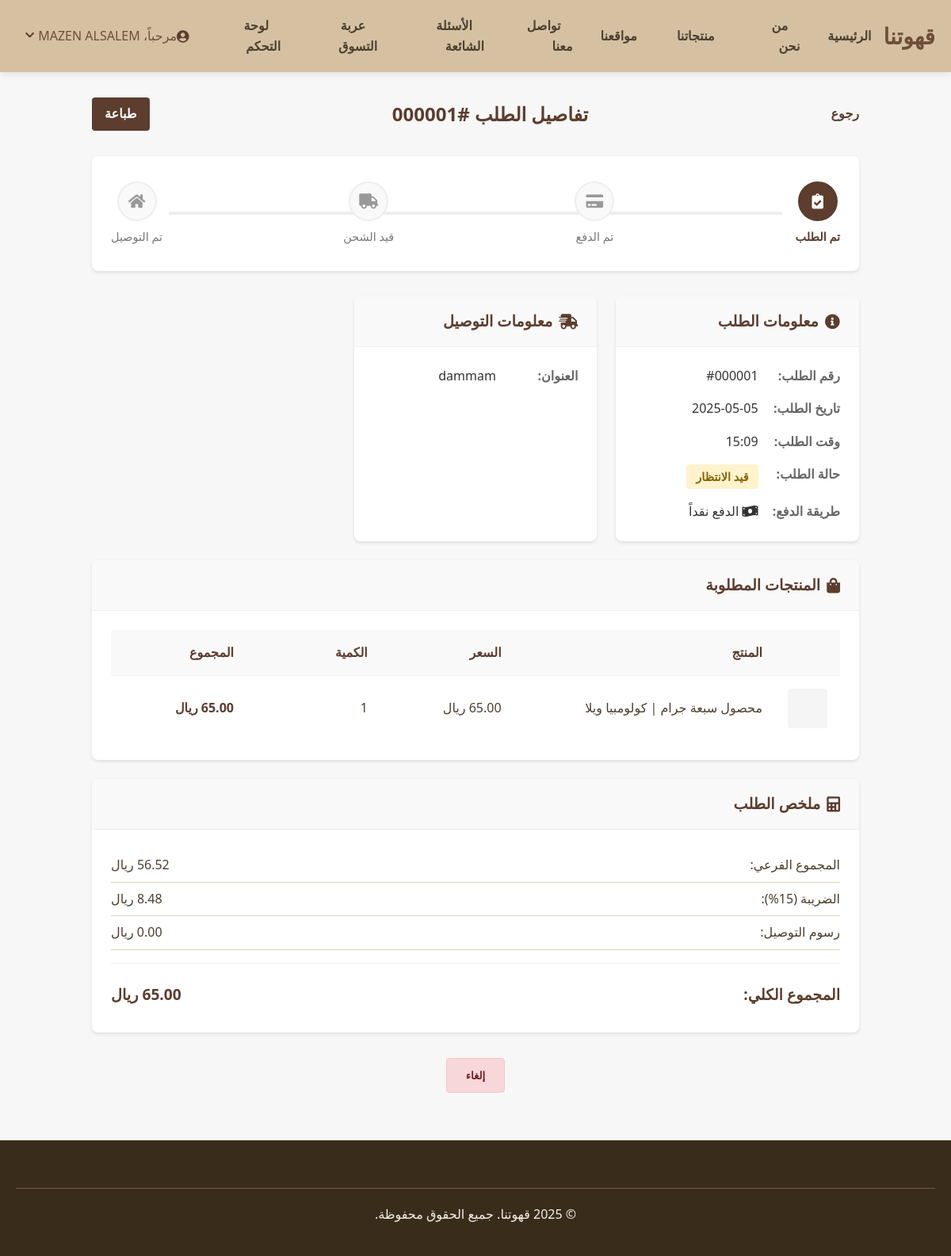
The page /order_details.php?order_id=1 (signed in) on the database its author committed.
### tables this page shows
CREATE TABLE `ordered_items` (
  `id` int NOT NULL,
  `order_id` int NOT NULL,
  `product_id` int NOT NULL,
  `quantity` int NOT NULL,
  `unit_price` decimal(10,2) NOT NULL
);

CREATE TABLE `orders` (
  `order_id` int NOT NULL,
  `user_id` int NOT NULL,
  `total_price` decimal(10,2) DEFAULT NULL,
  `shipping_address` text,
  `payment_method` varchar(50) DEFAULT NULL,
  `status` enum('pending','paid','shipped','delivered','cancelled') DEFAULT 'pending',
  `order_date` timestamp NULL DEFAULT CURRENT_TIMESTAMP
);

CREATE TABLE `products` (
  `product_id` int NOT NULL,
  `name` varchar(100) NOT NULL,
  `description` text,
  `price` decimal(10,2) NOT NULL,
  `stock` int NOT NULL,
  `image` varchar(255) DEFAULT NULL,
  `type` enum('beans','machine') NOT NULL,
  `extra_info` text
);

### db_functions.php (called while the page is built, shortened)
<?php
$db_host = 'localhost';
$db_user = 'root';
$db_password = '1234';
$db_name = 'coffee_shop';
$conn = new mysqli($db_host, $db_user, $db_password, $db_name);
$conn->set_charset("utf8mb4");
function getOrderDetails($order_id, $user_id = null) {
    global $conn;
    $order_id = $conn->real_escape_string($order_id);
    $sql = "SELECT o.*, oi.product_id, oi.quantity, oi.unit_price, p.name
            FROM orders o
            JOIN ordered_items oi ON o.order_id = oi.order_id
            JOIN products p ON oi.product_id = p.product_id
            WHERE o.order_id = '$order_id'";
    if ($user_id) {
        $user_id = $conn->real_escape_string($user_id);
        $sql .= " AND o.user_id = '$user_id'";
    }
    $result = $conn->query($sql);
    if ($result->num_rows > 0) {
        $order = null;
        $items = [];
        while ($row = $result->fetch_assoc()) {
            if (!$order) {
                $order = [
                    'order_id' => $row['order_id'],
                    'user_id' => $row['user_id'],
                    'total_price' => $row['total_price'],
                    'shipping_address' => $row['shipping_address'],
                    'payment_method' => $row['payment_method'],
                    'status' => $row['status'],
                    'order_date' => $row['order_date']
                ];
            }
            $items[] = [
                'product_id' => $row['product_id'],
                'name' => $row['name'],
                'unit_price' => $row['unit_price'],
                'quantity' => $row['quantity'],
                'subtotal' => $row['unit_price'] * $row['quantity']
            ];
        }
        return [
            'order' => $order,
            'items' => $items
        ];
    } else {
        return null;
    }
}
?>

### order_details.php (the view, shortened to what this page needs)
<?php
require_once 'header.php';
require_once 'db_functions.php';
$order_id = $_GET['order_id'];
$user_id = $_SESSION['user_id'];
$orderDetails = getOrderDetails($order_id, $user_id);
$order = $orderDetails['order'];
$items = $orderDetails['items'];
$statusLabels = [
    'pending' => 'قيد الانتظار',
    'paid' => 'تم الدفع',
    'shipped' => 'تم الشحن',
    'delivered' => 'تم التوصيل',
    'cancelled' => 'ملغي'
];
$statusTimeline = [
    'pending' => 1,
    'paid' => 2,
    'shipped' => 3,
    'delivered' => 4
];
$currentStatusStep = isset($statusTimeline[$order['status']]) ? $statusTimeline[$order['status']] : 0;
?>
<div class="order-details-container">
    <div class="page-header">
        <a href="my_orders.php" class="back-link">رجوع</a>
        <h1 class="page-title">تفاصيل الطلب #<?php echo sprintf('%06d', $order['order_id']); ?></h1>
        <div class="header-actions">
            <a href="print_bill.php?order_id=<?php echo $order['order_id']; ?>&auto_print=1" class="btn-print">طباعة</a>
        </div>
    </div>
    <?php if ($order['status'] !== 'cancelled'): ?>
    <div class="order-timeline">
        <div class="timeline-track">
        </div>
        <div class="timeline-steps">
            <div class="timeline-step <?php echo $currentStatusStep >= 1 ? 'active' : ''; ?>">
                <div class="step-icon"><i class="fas fa-clipboard-check"></i></div>
                <div class="step-label">تم الطلب</div>
            </div>
            <div class="timeline-step <?php echo $currentStatusStep >= 2 ? 'active' : ''; ?>">
                <div class="step-icon"><i class="fas fa-credit-card"></i></div>
                <div class="step-label">تم الدفع</div>
            </div>
            <div class="timeline-step <?php echo $currentStatusStep >= 3 ? 'active' : ''; ?>">
                <div class="step-icon"><i class="fas fa-truck"></i></div>
                <div class="step-label">قيد الشحن</div>
            </div>
            <div class="timeline-step <?php echo $currentStatusStep >= 4 ? 'active' : ''; ?>">
                <div class="step-icon"><i class="fas fa-home"></i></div>
                <div class="step-label">تم التوصيل</div>
            </div>
        </div>
    </div>
    <?php endif; ?>
    <div class="order-details-grid">
        <div class="order-info-card">
            <div class="card-header">
                <h2><i class="fas fa-info-circle"></i> معلومات الطلب</h2>
            </div>
            <div class="card-body">
                <div class="info-row">
                    <div class="info-label">رقم الطلب:</div>
                    <div class="info-value">#<?php echo sprintf('%06d', $order['order_id']); ?></div>
                </div>
                <div class="info-row">
                    <div class="info-label">تاريخ الطلب:</div>
                    <div class="info-value"><?php echo date('Y-m-d', strtotime($order['order_date'])); ?></div>
                </div>
                <div class="info-row">
                    <div class="info-label">وقت الطلب:</div>
                    <div class="info-value"><?php echo date('H:i', strtotime($order['order_date'])); ?></div>
                </div>
                <div class="info-row">
                    <div class="info-label">حالة الطلب:</div>
                    <div class="info-value">
                        <span class="status-badge <?php echo $order['status']; ?>">
                            <?php echo $statusLabels[$order['status']] ?? $order['status']; ?>
                        </span>
                    </div>
                </div>
                <div class="info-row">
                    <div class="info-label">طريقة الدفع:</div>
                    <div class="info-value">
                        <?php if ($order['payment_method'] === 'cash'): ?>
                            <i class="fas fa-money-bill-wave"></i> الدفع نقداً
                        <?php else: ?>
                            <i class="fas fa-credit-card"></i> بطاقة ائتمان
                        <?php endif; ?>
                    </div>
                </div>
            </div>
        </div>
        <?php if (!empty($order['shipping_address'])): ?>
        <div class="shipping-info-card">
            <div class="card-header">
                <h2><i class="fas fa-shipping-fast"></i> معلومات التوصيل</h2>
            </div>
            <div class="card-body">
                <div class="info-row">
                    <div class="info-label">العنوان:</div>
                    <div class="info-value"><?php echo nl2br(htmlspecialchars($order['shipping_address'])); ?></div>
                </div>
            </div>
        </div>
        <?php endif; ?>
        <div class="order-items-card">
            <div class="card-header">
                <h2><i class="fas fa-shopping-bag"></i> المنتجات المطلوبة</h2>
            </div>
            <div class="card-body">
                <div class="items-table-container">
                    <table class="items-table">
                        <thead>
                            <tr>
                                <th class="item-image-col"></th>
                                <th class="item-name-col">المنتج</th>
                                <th class="item-price-col">السعر</th>
                                <th class="item-quantity-col">الكمية</th>
                                <th class="item-total-col">المجموع</th>
                            </tr>
                        </thead>
                        <tbody>
                            <?php foreach ($items as $item): ?>
                                <tr>
                                    <td class="item-image-col">
                                        <div class="item-image-placeholder"></div>
                                    </td>
                                    <td class="item-name-col"><?php echo htmlspecialchars($item['name']); ?></td>
                                    <td class="item-price-col"><?php echo number_format($item['unit_price'], 2); ?> ريال</td>
                                    <td class="item-quantity-col"><?php echo $item['quantity']; ?></td>
                                    <td class="item-total-col"><?php echo number_format($item['subtotal'], 2); ?> ريال</td>
                                </tr>
                            <?php endforeach; ?>
                        </tbody>
                    </table>
                </div>
            </div>
        </div>
        <div class="order-summary-card">
            <div class="card-header">
                <h2><i class="fas fa-calculator"></i> ملخص الطلب</h2>
            </div>
            <div class="card-body">
                <div class="summary-row">
                    <span class="summary-label">المجموع الفرعي:</span>
                    <span class="summary-value"><?php echo number_format($order['total_price'] / 1.15, 2); ?> ريال</span>
                </div>
                <div class="summary-row">
                    <span class="summary-label">الضريبة (15%):</span>
                    <span class="summary-value"><?php echo number_format($order['total_price'] - ($order['total_price'] / 1.15), 2); ?> ريال</span>
                </div>
                <?php if (!empty($order['shipping_address'])): ?>
                <div class="summary-row">
                    <span class="summary-label">رسوم التوصيل:</span>
                    <span class="summary-value">0.00 ريال</span>
                </div>
                <?php endif; ?>
                <div class="summary-divider"></div>
                <div class="summary-row total">
                    <span class="summary-label">المجموع الكلي:</span>
                    <span class="summary-value"><?php echo number_format($order['total_price'], 2); ?> ريال</span>
                </div>
            </div>
        </div>
    </div>
    <?php if ($order['status'] === 'pending'): ?>
    <div class="order-actions">
        <button type="button" class="btn-cancel" id="cancelOrderBtn" data-order-id="<?php echo $order['order_id']; ?>">إلغاء</button>
    </div>
    <?php endif; ?>
</div>
<?php require_once 'footer.php'; ?>

### styles.css (style rules this page uses)
:root { --color-primary: #6f4e37; --color-primary-light: #d5c1a2; --color-primary-lighter: #e3d2b9; --color-secondary: #e2c275; --color-secondary-dark: #d4b567; --color-dark: #3a2c1a; --color-text: #4b3f2f; --color-text-light: #6e5c45; --color-background: #f7f7f7; --color-white: #ffffff; --color-footer-text: #f5f1ea; --color-error-bg: #ffebee; --color-error-text: #c62828; --spacing-xs: 5px; --spacing-sm: 10px; --spacing-md: 15px; --spacing-lg: 20px; --spacing-xl: 30px; --spacing-xxl: 40px; --spacing-xxxl: 60px; --radius-sm: 8px; --radius-md: 12px; --radius-lg: 25px; --shadow-sm: 0 2px 10px rgba(0, 0, 0, 0.1); --shadow-md: 0 4px 12px rgba(0, 0, 0, 0.1); --shadow-lg: 0 5px 15px rgba(0, 0, 0, 0.2); --shadow-inset: inset 0 1px 3px rgba(0, 0, 0, 0.1); --transition-fast: 0.3s ease; --font-size-xs: 0.85rem; --font-size-sm: 0.95rem; --font-size-base: 1rem; --font-size-lg: 1.1rem; --font-size-xl: 1.2rem; --font-size-xxl: 1.3rem; --font-size-xxxl: 1.5rem; --font-size-display: 1.6rem; --font-size-hero: 3.5rem; }
* { margin: 0; padding: 0; box-sizing: border-box; font-family: 'Tajawal', 'Segoe UI', sans-serif; }
body { background-color: var(--color-background); color: var(--color-text); line-height: 1.6; }
.summary-row { display: flex; justify-content: space-between; padding: 1rem 0; border-bottom: 1px solid var(--color-primary-lighter); }
.summary-row.total { border-bottom: none; font-weight: bold; font-size: 1.2rem; color: var(--color-primary); margin-top: 1rem; }

### rows shown on the page
ordered_items: order.order_id "000001", order.order_date "2025-05-05", order.order_date "15:09", order.status "قيد الانتظار", order.shipping_address "dammam", product.name "محصول سبعة جرام | كولومبيا ويلا", quantity "1", subtotal "65.00"

### other values the page prints
$_SESSION['name'] "MAZEN ALSALEM"
